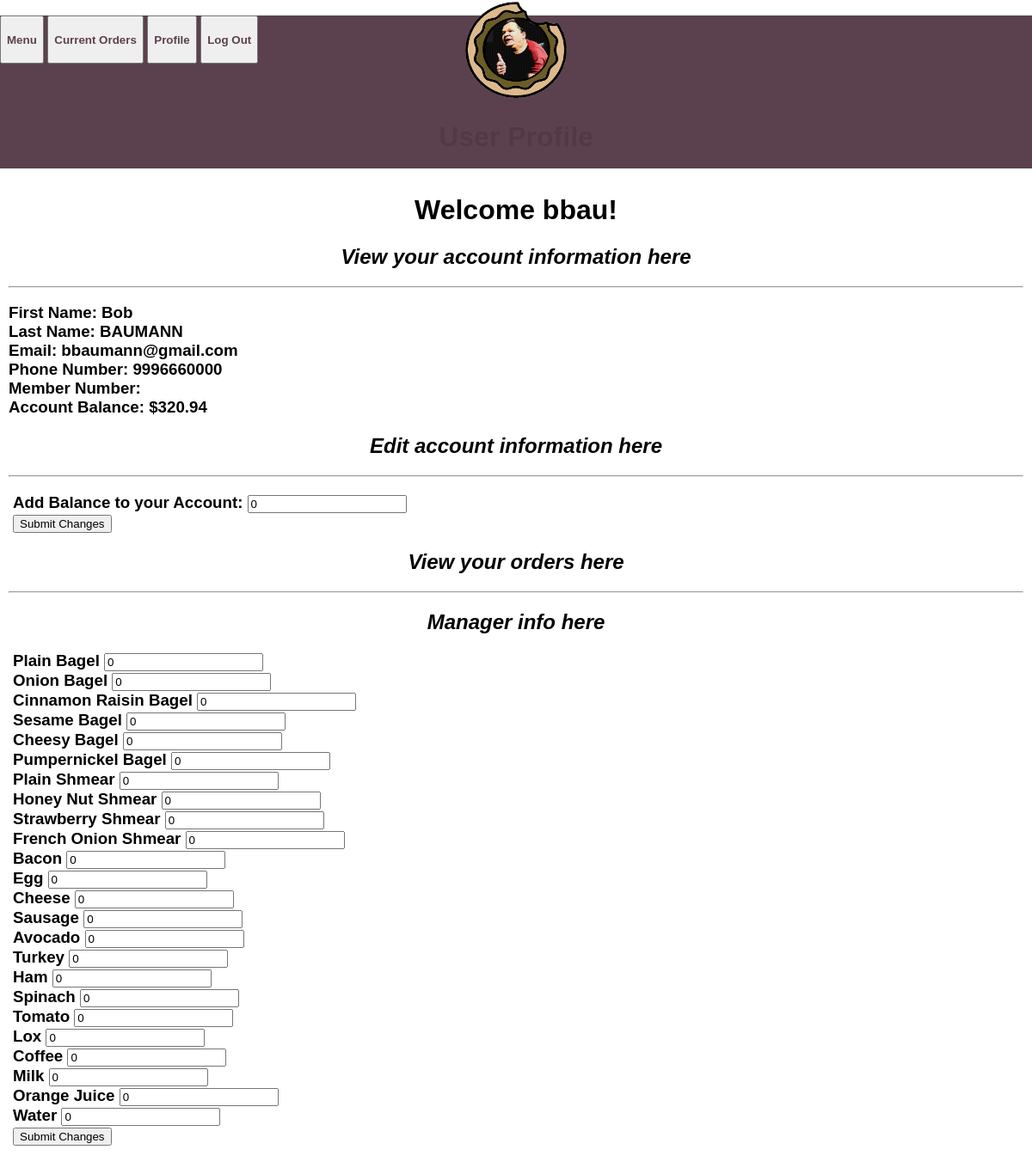
Screenshot of /bagels/profile (signed in) with the database file from the repository.
### bagels/models.py (models this page shows, shortened)
class Profile(models.Model):
    user = models.OneToOneField(User, on_delete=models.CASCADE, related_name='profile')
    phone_number = models.CharField(max_length=15, default='')
    member_number = models.CharField(max_length=50, default='')
    account_balance = models.DecimalField(max_digits=9, decimal_places=2, default='0.00')

class InventoryItem(models.Model):
    price = models.DecimalField(max_digits=5, decimal_places=2)
    stock = models.IntegerField()
    name = models.CharField(max_length=50, default='')
    description = models.TextField()
    allegry_info = models.CharField(max_length=50, default='')
    ITEMTYPE = (
        ('ba', 'bagel'),
        ('be', 'beverage'),
        ('sc', 'Schmear'),
        ('sa', 'sandwich'),
    )
    type = models.CharField(
        max_length=2,
        choices=ITEMTYPE,
        blank=True,
        default='ba',
        help_text='Item type',
    )
    def __str__(self):
        return self.name

### bagels/views.py (the view)
# urls.py: path("profile", views.profile, name="profile"),
def profile(request):
    if request.user.is_authenticated:
        user = request.user
        orders = Order.objects.filter(customer_name=user.first_name)
        inventory = InventoryItem.objects.filter()
        return render(request, 'bagels/profile.html', {"user": user, "orders": orders, "inventory": inventory})
    else:
        return redirect("login")

### bagels/templates/bagels/profile.html (shortened to what this page needs)
{% extends 'bagels/base.html' %}
{% block page_title %}<h1>User Profile</h1>{% endblock %}
{% block content %}
    {% load string_to_list %}
    <h1>
        Welcome {{ user.username }}!
    </h1>
    <h2>
        View your account information here
    </h2>
    <hr>
    <h3>
        First Name:       {{ user.first_name }} <br>
        Last Name:        {{ user.last_name }} <br>
        Email:            {{ user.email }} <br>
        Phone Number:     {{ user.profile.phone_number }} <br>
        Member Number:    {{ user.profile.member_number }} <br>
        Account Balance:  ${{ user.profile.account_balance }} <br>
    </h3>
    <h2>
        Edit account information here
    </h2>
    <hr>
    <h3>
        <form action="{% url 'edit' %}" method="post">
            Add Balance to your Account:
            <input type="number" name="add_balance" value="0">
            <br>
            <input type="submit" value="Submit Changes">
        </form>
    </h3>
    <h2>
        View your orders here
    </h2>
    <hr>
    {% if perms.bagels.can_manage %}
    <h2>
        Manager info here
    </h2>
    <h3>
        <form action="{% url 'add_stock' %}" method="post">
            {% for item in inventory %}
                {{ item }}
                <input type="number" name="{{ item.name }}" value="0">
                <br>
            {% endfor %}
            <input type="submit" value="Submit Changes">
        </form>
    </h3>
    {% endif %}
</body>
</html>
{% endblock %}

### bagels/static/bagels/style.css (style rules this page uses)
body { margin: 0; background-image: url('table.jpg'); background-repeat: no-repeat; background-attachment: fixed; font-family: "Gill Sans", sans-serif; }
h1 { text-align: center; }
h2 { font-style: italic; text-align: center; }
.content form { margin: 5px; }

### rows the page displays
InventoryItem: name "Plain Bagel"
InventoryItem: name "Onion Bagel"
InventoryItem: name "Cinnamon Raisin Bagel"
InventoryItem: name "Sesame Bagel"
InventoryItem: name "Cheesy Bagel"
InventoryItem: name "Pumpernickel Bagel"
InventoryItem: name "Plain Shmear"
InventoryItem: name "Honey Nut Shmear"
InventoryItem: name "Strawberry Shmear"
InventoryItem: name "French Onion Shmear"
InventoryItem: name "Bacon"
InventoryItem: name "Egg"
InventoryItem: name "Cheese"
InventoryItem: name "Sausage"
InventoryItem: name "Avocado"
InventoryItem: name "Turkey"
InventoryItem: name "Ham"
InventoryItem: name "Spinach"
InventoryItem: name "Tomato"
InventoryItem: name "Lox"
InventoryItem: name "Coffee"
InventoryItem: name "Milk"
InventoryItem: name "Orange Juice"
InventoryItem: name "Water"

### other values shown
{{ user.username }} "bbau"
{{ user.first_name }} "Bob"
{{ user.last_name }} "BAUMANN"
{{ user.email }} "bbaumann@gmail.com"
{{ user.profile.phone_number }} "9996660000"
{{ user.profile.account_balance }} "320.94"
